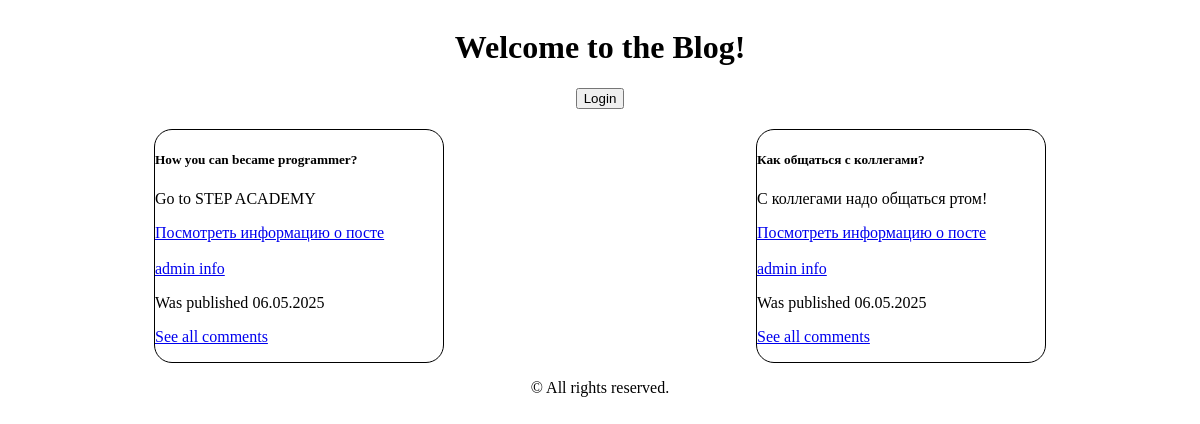
The page /blog/ on the database as committed earlier.
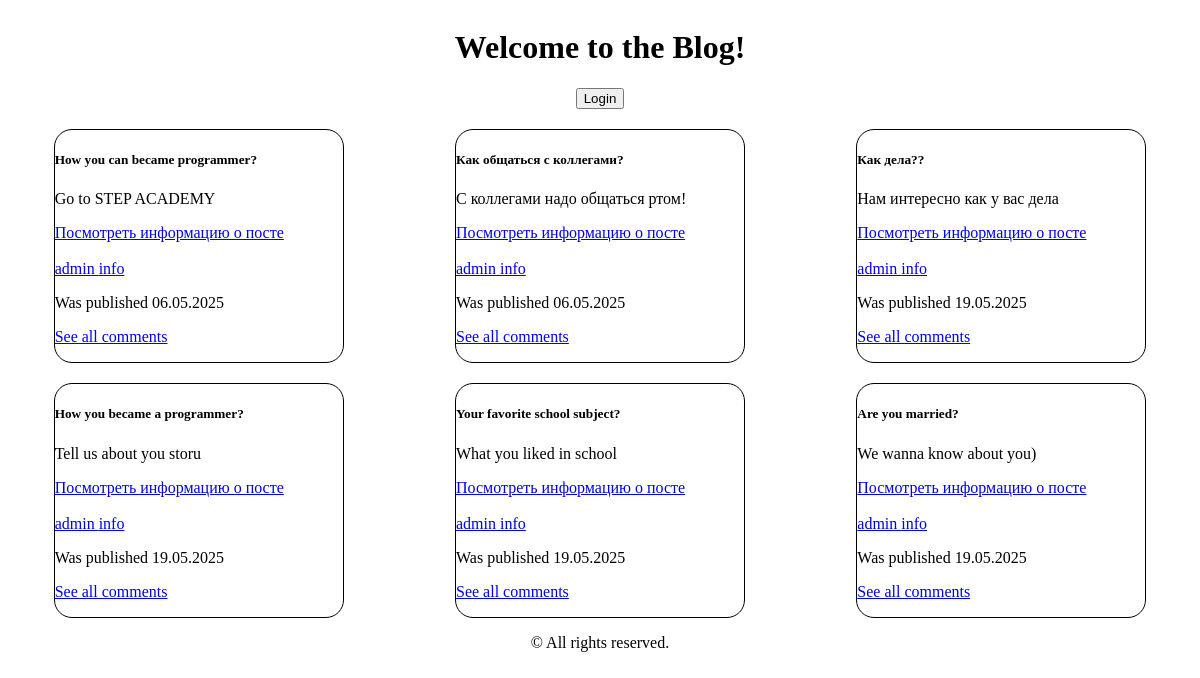
The same page on the database as committed later.
### blog/models.py (models this page shows, shortened)
class Post(models.Model):
    title = models.CharField(max_length=100)
    content = models.TextField()
    author = models.ForeignKey(Prof, on_delete=models.CASCADE)
    created_time = models.DateTimeField(auto_now=True)

class Prof(models.Model):
    user = models.OneToOneField(User, on_delete=models.CASCADE)
    bio = models.TextField(blank=True)
    phone = models.CharField(max_length=20, blank=True)

### blog/views.py (the view)
# urls.py: path('', views.index, name='index'),
def index(req):
    users = User.objects.all()
    user = req.user
    p = Post.objects.all()
    cont = {
        "posts": p,
        "users": users,
        "user": user,
    }
    return render(req,'blog/index.html', cont)

### templates/blog/index.html (shortened to what this page needs)
<!DOCTYPE html>
<html lang="en">
<head>
    {%load static%}
    <link rel="stylesheet" href="{% static 'blog.css' %}">
</head>
<body>
    {% if user.is_authenticated %}
        <div class="df">
            <h1>Welcome, {{ user.username }}!</h1>
            <form method="post" action="{% url 'blog:logout'%}">
                {% csrf_token %}
                <button type="submit">Logout</button>
            </form>
        </div>
    {% else %}
        <div class="df">
            <h1>Welcome to the Blog!</h1>
            <form method="post" action="{% url 'blog:login'%}">
                <button type="submit">Login</button>
            </form>
        </div>
    {% endif %}
     <div class="cards">
        {%for p in posts%}
            <div class="card">
                <div class="card-body">
                    <h5 class="card-title">{{p.title}}</h5>
                    <p class="card-text">{{p.content|truncatewords:30}}</p>
                    <a href="{% url 'blog:post' p.author.user.username p.title %}" class="btn btn-primary">Посмотреть информацию о посте</a> <br><br>
                    <a href="{% url 'blog:user' p.author.user.username %}">{{p.author.user.username}} info</a>
                    <p>Was published {{p.created_time|date:"d.m.Y"}}</p>
                    <p><a href="{% url 'blog:postComment' p.author.user.username p.title%}">See all comments</a></p>
                </div>
            </div>
        {%endfor%}
    </div>
    <footer>
        <p>© All rights reserved.</p>
    </footer>
</body>
</html>

### static/blog.css (style rules this page uses)
.cards { margin: 20px 0 0; display: flex; justify-content: space-around; align-items: center; flex-wrap: wrap; gap: 20px; }
.card { border: 1px solid; border-radius: 18px; width: 18rem; }
h1,footer { text-align: center; }
.df { display: flex; align-items: center; flex-direction: column; }

Rows that differ between the two databases and show on the page:
added Post: title "Как дела??", content "Нам интересно как у вас дела", author.user.username "admin", created_time "19.05.2025"
added Post: title "How you became a programmer?", content "Tell us about you storu", author.user.username "admin", created_time "19.05.2025"
added Post: title "Your favorite school subject?", content "What you liked in school", author.user.username "admin", created_time "19.05.2025"
added Post: title "Are you married?", content "We wanna know about you)", author.user.username "admin", created_time "19.05.2025"
